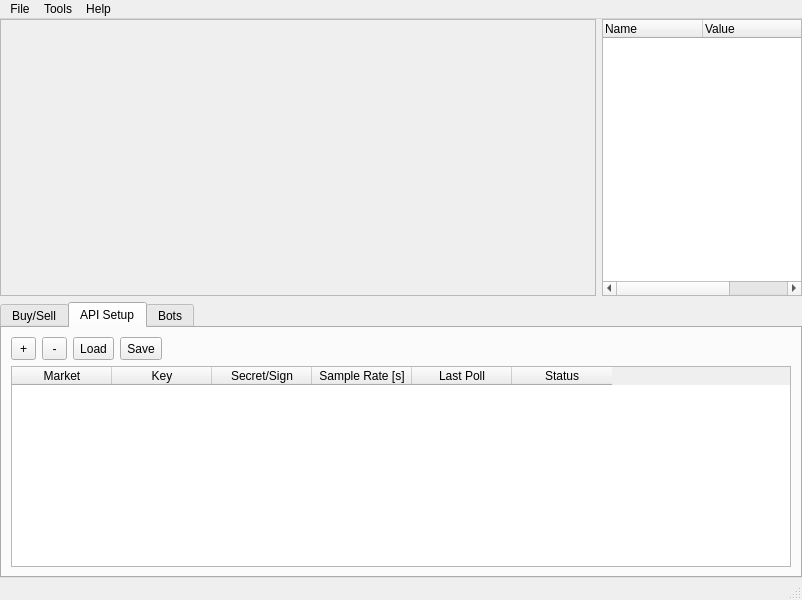
<?xml version="1.0" encoding="UTF-8"?>
<ui version="4.0">
 <class>MainWindow</class>
 <widget class="QMainWindow" name="MainWindow">
  <property name="geometry">
   <rect>
    <x>0</x>
    <y>0</y>
    <width>802</width>
    <height>600</height>
   </rect>
  </property>
  <property name="windowTitle">
   <string>MainWindow</string>
  </property>
  <widget class="QWidget" name="centralwidget">
   <layout class="QGridLayout" name="gridLayout">
    <property name="margin">
     <number>0</number>
    </property>
    <item row="1" column="0" colspan="2">
     <widget class="QTabWidget" name="tabWidget">
      <property name="currentIndex">
       <number>1</number>
      </property>
      <widget class="QWidget" name="tabBuySell">
       <attribute name="title">
        <string>Buy/Sell</string>
       </attribute>
      </widget>
      <widget class="QWidget" name="tabAPI">
       <attribute name="title">
        <string>API Setup</string>
       </attribute>
       <layout class="QGridLayout" name="gridLayout_2">
        <item row="0" column="1">
         <widget class="QToolButton" name="toolButton_Delete">
          <property name="minimumSize">
           <size>
            <width>25</width>
            <height>23</height>
           </size>
          </property>
          <property name="toolTip">
           <string>Delete</string>
          </property>
          <property name="text">
           <string>-</string>
          </property>
         </widget>
        </item>
        <item row="0" column="0">
         <widget class="QToolButton" name="toolButton_New">
          <property name="minimumSize">
           <size>
            <width>25</width>
            <height>23</height>
           </size>
          </property>
          <property name="toolTip">
           <string>New</string>
          </property>
          <property name="text">
           <string>+</string>
          </property>
         </widget>
        </item>
        <item row="0" column="4">
         <spacer name="horizontalSpacer">
          <property name="orientation">
           <enum>Qt::Horizontal</enum>
          </property>
          <property name="sizeHint" stdset="0">
           <size>
            <width>40</width>
            <height>20</height>
           </size>
          </property>
         </spacer>
        </item>
        <item row="1" column="0" colspan="5">
         <widget class="QTableWidget" name="tableWidget_APIs">
          <attribute name="verticalHeaderMinimumSectionSize">
           <number>100</number>
          </attribute>
          <column>
           <property name="text">
            <string>Market</string>
           </property>
          </column>
          <column>
           <property name="text">
            <string>Key</string>
           </property>
          </column>
          <column>
           <property name="text">
            <string>Secret/Sign</string>
           </property>
          </column>
          <column>
           <property name="text">
            <string>Sample Rate [s]</string>
           </property>
          </column>
          <column>
           <property name="text">
            <string>Last Poll</string>
           </property>
          </column>
          <column>
           <property name="text">
            <string>Status</string>
           </property>
          </column>
         </widget>
        </item>
        <item row="0" column="2">
         <widget class="QToolButton" name="toolButtonLoadAPIs">
          <property name="minimumSize">
           <size>
            <width>0</width>
            <height>23</height>
           </size>
          </property>
          <property name="text">
           <string>Load</string>
          </property>
         </widget>
        </item>
        <item row="0" column="3">
         <widget class="QToolButton" name="toolButtonSaveAPIs">
          <property name="minimumSize">
           <size>
            <width>0</width>
            <height>23</height>
           </size>
          </property>
          <property name="text">
           <string>Save</string>
          </property>
         </widget>
        </item>
       </layout>
      </widget>
      <widget class="QWidget" name="tab_bots">
       <attribute name="title">
        <string>Bots</string>
       </attribute>
      </widget>
     </widget>
    </item>
    <item row="0" column="1">
     <widget class="QTreeWidget" name="treeWidgetValues">
      <property name="maximumSize">
       <size>
        <width>200</width>
        <height>16777215</height>
       </size>
      </property>
      <property name="editTriggers">
       <set>QAbstractItemView::AllEditTriggers</set>
      </property>
      <column>
       <property name="text">
        <string>Name</string>
       </property>
      </column>
      <column>
       <property name="text">
        <string>Value</string>
       </property>
      </column>
      <column>
       <property name="text">
        <string>line</string>
       </property>
      </column>
     </widget>
    </item>
    <item row="0" column="0">
     <widget class="QFrame" name="frame">
      <property name="sizePolicy">
       <sizepolicy hsizetype="Expanding" vsizetype="Preferred">
        <horstretch>0</horstretch>
        <verstretch>0</verstretch>
       </sizepolicy>
      </property>
      <property name="frameShape">
       <enum>QFrame::StyledPanel</enum>
      </property>
      <property name="frameShadow">
       <enum>QFrame::Raised</enum>
      </property>
      <layout class="QGridLayout" name="gridLayout_mpl">
       <property name="margin">
        <number>0</number>
       </property>
       <property name="spacing">
        <number>0</number>
       </property>
      </layout>
     </widget>
    </item>
   </layout>
  </widget>
  <widget class="QMenuBar" name="menubar">
   <property name="geometry">
    <rect>
     <x>0</x>
     <y>0</y>
     <width>802</width>
     <height>26</height>
    </rect>
   </property>
   <widget class="QMenu" name="menuFile">
    <property name="title">
     <string>File</string>
    </property>
    <addaction name="actionClose"/>
   </widget>
   <widget class="QMenu" name="menuTools">
    <property name="title">
     <string>Tools</string>
    </property>
   </widget>
   <widget class="QMenu" name="menuHelp">
    <property name="title">
     <string>Help</string>
    </property>
    <addaction name="actionABout"/>
   </widget>
   <addaction name="menuFile"/>
   <addaction name="menuTools"/>
   <addaction name="menuHelp"/>
  </widget>
  <widget class="QStatusBar" name="statusbar"/>
  <action name="actionClose">
   <property name="text">
    <string>Close</string>
   </property>
  </action>
  <action name="actionABout">
   <property name="text">
    <string>About</string>
   </property>
  </action>
 </widget>
 <resources/>
 <connections>
  <connection>
   <sender>actionClose</sender>
   <signal>triggered()</signal>
   <receiver>MainWindow</receiver>
   <slot>close()</slot>
   <hints>
    <hint type="sourcelabel">
     <x>-1</x>
     <y>-1</y>
    </hint>
    <hint type="destinationlabel">
     <x>399</x>
     <y>299</y>
    </hint>
   </hints>
  </connection>
 </connections>
</ui>
